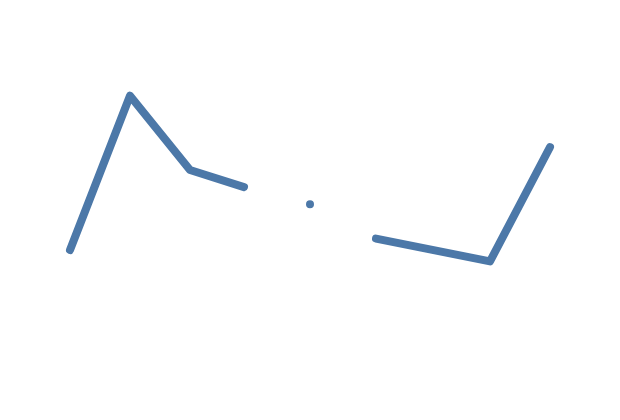

Vega-Lite specification stored for this chart:
### Vega specification from a JSON file in a GitHub repository (floating-point values rounded to 4 significant figures)
{"$schema": "https://vega.github.io/schema/vega/v5.json", "background": "white", "padding": 5, "width": 300, "height": 200, "style": "cell", "config": {"style": {"cell": {"stroke": "transparent"}}}, "data": [{"name": "source_0", "values": [{"u": 1, "v": 28, "defined": true}, {"u": 2, "v": 55, "defined": true}, {"u": 3, "v": 42, "defined": true}, {"u": 3.9, "v": 39, "defined": true}, {"u": 4, "v": 34, "defined": false}, {"u": 5, "v": 36, "defined": true}, {"u": 6, "v": 48, "defined": false}, {"u": 6.1, "v": 30, "defined": true}, {"u": 8, "v": 26, "defined": true}, {"u": 9, "v": 46, "defined": true}]}, {"name": "data_0", "source": "source_0", "transform": [{"type": "formula", "expr": "toNumber(datum[\"u\"])", "as": "u"}]}], "marks": [{"name": "marks", "type": "line", "sort": {"field": "datum[\"u\"]"}, "from": {"data": "data_0"}, "encode": {"update": {"strokeCap": {"value": "round"}, "strokeJoin": {"value": "round"}, "strokeWidth": {"value": 4}, "stroke": {"value": "#4c78a8"}, "x": {"scale": "x", "field": "u"}, "y": {"scale": "y", "field": "v"}, "defined": {"field": "defined"}}}}], "scales": [{"name": "x", "type": "linear", "domain": [1, 10], "range": [0, {"signal": "width"}], "nice": true}, {"name": "y", "type": "linear", "domain": [20, 70], "range": [{"signal": "height"}, 0], "nice": true}]}
